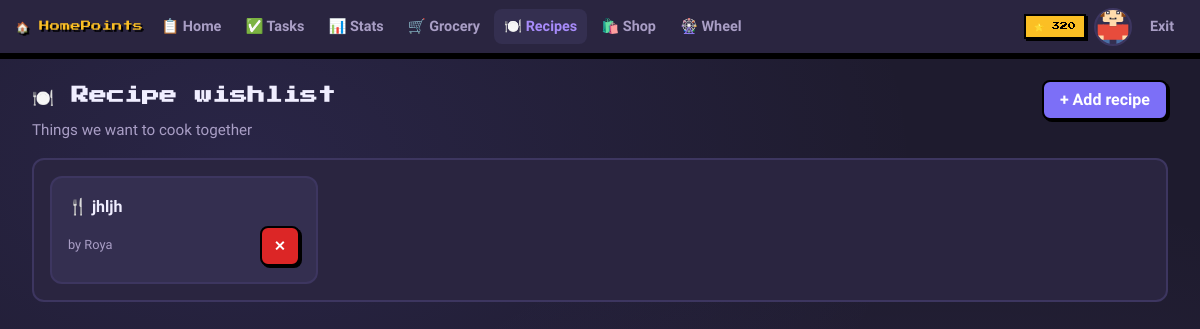
Before: /recipes (signed in) with the older database file.
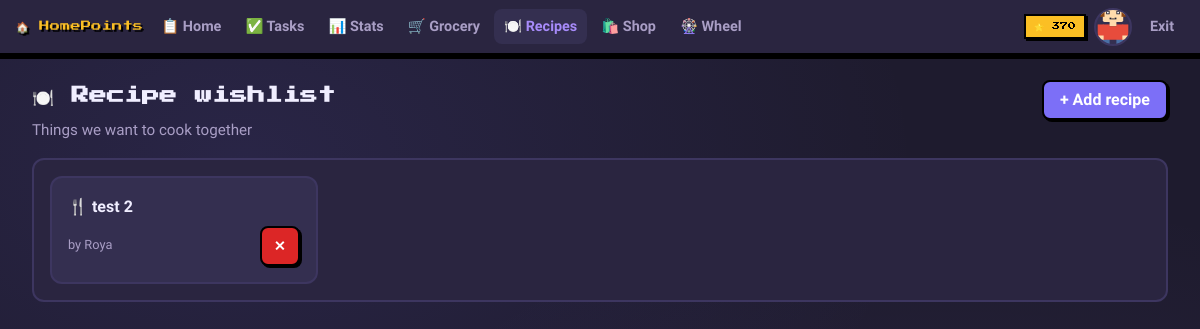
After: the same page with the newer database file.
### tables this page shows
CREATE TABLE users (
        id INTEGER PRIMARY KEY AUTOINCREMENT,
        username TEXT UNIQUE NOT NULL,
        password TEXT NOT NULL,
        household_id TEXT,
        points INTEGER DEFAULT 0,
        created_at TIMESTAMP DEFAULT CURRENT_TIMESTAMP
    , avatar_skin INTEGER DEFAULT 0, avatar_hair INTEGER DEFAULT 0, avatar_top INTEGER DEFAULT 0, hidden_suggestions TEXT DEFAULT '', avatar_hair_long INTEGER DEFAULT 0, avatar_hair_style TEXT DEFAULT 'short', avatar_hair_color TEXT DEFAULT '#8B4513', avatar_skin_color TEXT DEFAULT '#FFDBAC', avatar_shirt TEXT DEFAULT '#e74c3c', avatar_shirt_dark TEXT DEFAULT '#c0392b', avatar_pants TEXT DEFAULT '#4a6fa5', avatar_outfit TEXT DEFAULT 'tshirt', avatar_accessory TEXT DEFAULT 'none');

CREATE TABLE recipes (
        id INTEGER PRIMARY KEY AUTOINCREMENT,
        household_id TEXT NOT NULL,
        title TEXT NOT NULL,
        url TEXT,
        notes TEXT,
        photo_url TEXT,
        added_by INTEGER NOT NULL,
        created_at TIMESTAMP DEFAULT CURRENT_TIMESTAMP
    );

### app.py (the view)
@app.route('/recipes')
@login_required
def recipes():
    user = get_current_user()
    conn = get_db()
    recs = conn.execute('''SELECT recipes.*, users.username as added_by_name
        FROM recipes LEFT JOIN users ON recipes.added_by=users.id
        WHERE recipes.household_id=? ORDER BY recipes.created_at DESC''',(user['household_id'],)).fetchall()
    conn.close()
    return render_template('recipes.html', user=user, recipes=recs)

### app.py (called while the page is built)
def get_db():
    conn = sqlite3.connect(DB)
    conn.row_factory = sqlite3.Row
    return conn

def login_required(f):
    from functools import wraps
    @wraps(f)
    def decorated(*args, **kwargs):
        if 'user_id' not in session: return redirect(url_for('login'))
        return f(*args, **kwargs)
    return decorated

def get_current_user():
    if 'user_id' not in session: return None
    conn = get_db()
    u = conn.execute('SELECT * FROM users WHERE id=?',(session['user_id'],)).fetchone()
    conn.close()
    return u

@app.context_processor
def inject_globals():
    return dict(user=get_current_user())

### templates/recipes.html (shortened to what this page needs)
{% extends "base.html" %}
{% block content %}
<div class="page-header">
  <div><h1>🍽️ Recipe wishlist</h1><p class="subtitle">Things we want to cook together</p></div>
  <button class="btn btn-primary" onclick="toggleModal('add-recipe-modal')">+ Add recipe</button>
</div>
<div class="panel">
  {% if recipes %}
    <div class="recipes-grid">
      {% for recipe in recipes %}
      <div class="recipe-card">
        <div class="recipe-title">🍴 {{ recipe.title }}</div>
        <div class="recipe-meta">
          <span>by {{ recipe.added_by_name }}</span>
          <form method="POST" action="{{ url_for('delete_recipe', recipe_id=recipe.id) }}" style="display:inline">
            <button class="btn btn-danger btn-sm" onclick="return confirm('Remove?')">✕</button>
          </form>
        </div>
      </div>
      {% endfor %}
    </div>
  {% else %}
    <p class="empty-state">No recipes yet! Add something delicious 🌽</p>
  {% endif %}
</div>
{% endblock %}

### templates/base.html (shortened to what this page needs)
<!DOCTYPE html>
<html lang="en">
<head>
  <link rel="stylesheet" href="{{ url_for('static', filename='css/style.css') }}">
</head>
<body>
{% if session.user_id %}
<nav class="navbar">
  <a href="{{ url_for('dashboard') }}" class="nav-logo">🏠 HomePoints</a>
  <div class="nav-links">
    <a href="{{ url_for('dashboard') }}"  class="nav-link {% if request.endpoint=='dashboard' %}active{% endif %}">📋 Home</a>
    <a href="{{ url_for('tasks') }}"      class="nav-link {% if request.endpoint=='tasks' %}active{% endif %}">✅ Tasks</a>
    <a href="{{ url_for('stats') }}"      class="nav-link {% if request.endpoint=='stats' %}active{% endif %}">📊 Stats</a>
    <a href="{{ url_for('groceries') }}"  class="nav-link {% if request.endpoint=='groceries' %}active{% endif %}">🛒 Grocery</a>
    <a href="{{ url_for('recipes') }}"    class="nav-link {% if request.endpoint=='recipes' %}active{% endif %}">🍽️ Recipes</a>
    <a href="{{ url_for('shop') }}"       class="nav-link {% if request.endpoint=='shop' %}active{% endif %}">🛍️ Shop</a>
    <a href="{{ url_for('wheel') }}"      class="nav-link {% if request.endpoint=='wheel' %}active{% endif %}">🎡 Wheel</a>
  </div>
  <div class="nav-right">
    <span class="nav-points">⭐ {{ user.points if user else 0 }}</span>
    {% if user %}
    <a href="{{ url_for('avatar') }}" style="display:flex;align-items:center;width:38px;height:38px;border:2px solid var(--border);border-radius:50%;overflow:hidden;background:var(--bg3);flex-shrink:0" title="Edit avatar">
    </a>
    {% endif %}
    <a href="{{ url_for('logout') }}" class="nav-link" style="display:none" id="desktop-logout">Exit</a>
  </div>
</nav>
{% endif %}
<main class="main-content">
  {% block content %}{% endblock %}
</main>
</body>
</html>

Changed rows visible on the page:
removed recipes: title "jhljh", added_by_name "Roya"
changed users: points "320" → "370"
added recipes: title "test 2", added_by_name "Roya"
